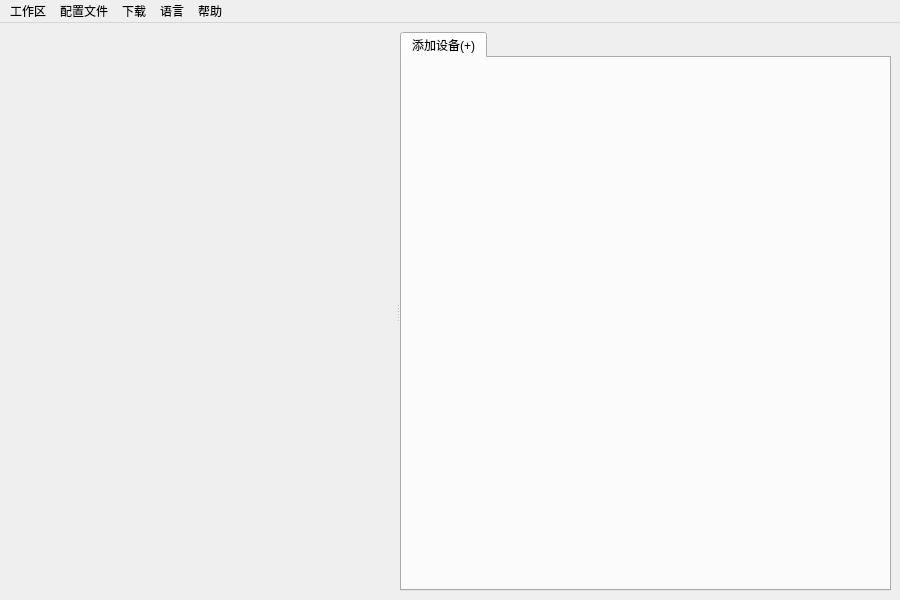
<?xml version="1.0" encoding="UTF-8"?>
<ui version="4.0">
 <class>MainWindow</class>
 <widget class="QMainWindow" name="MainWindow">
  <property name="geometry">
   <rect>
    <x>0</x>
    <y>0</y>
    <width>900</width>
    <height>600</height>
   </rect>
  </property>
  <property name="windowTitle">
   <string>QthTools-DTU modbus桌面配置工具</string>
  </property>
  <widget class="QWidget" name="centralwidget">
   <layout class="QGridLayout" name="gridLayout">
    <item row="0" column="0">
     <widget class="QSplitter" name="splitter_main">
      <property name="orientation">
       <enum>Qt::Horizontal</enum>
      </property>
      <widget class="QWidget" name="widget_list" native="true"/>
      <widget class="QWidget" name="widget_dev" native="true">
       <layout class="QGridLayout" name="gridLayout_2">
        <property name="leftMargin">
         <number>0</number>
        </property>
        <property name="topMargin">
         <number>0</number>
        </property>
        <property name="rightMargin">
         <number>0</number>
        </property>
        <property name="bottomMargin">
         <number>0</number>
        </property>
        <property name="spacing">
         <number>0</number>
        </property>
        <item row="0" column="0">
         <widget class="QTabWidget" name="tabWidget">
          <property name="currentIndex">
           <number>0</number>
          </property>
          <widget class="QWidget" name="tab_1">
           <attribute name="title">
            <string>添加设备(+)</string>
           </attribute>
          </widget>
         </widget>
        </item>
       </layout>
      </widget>
     </widget>
    </item>
   </layout>
  </widget>
  <widget class="QMenuBar" name="menubar">
   <property name="geometry">
    <rect>
     <x>0</x>
     <y>0</y>
     <width>900</width>
     <height>23</height>
    </rect>
   </property>
   <widget class="QMenu" name="menu">
    <property name="title">
     <string>工作区</string>
    </property>
    <addaction name="separator"/>
    <addaction name="action_inputProject"/>
    <addaction name="action_outputProject"/>
    <addaction name="action_clearProject"/>
   </widget>
   <widget class="QMenu" name="menu_2">
    <property name="title">
     <string>配置文件</string>
    </property>
    <addaction name="action_output"/>
   </widget>
   <widget class="QMenu" name="menu_3">
    <property name="title">
     <string>下载</string>
    </property>
    <addaction name="action_down"/>
   </widget>
   <widget class="QMenu" name="menu_4">
    <property name="title">
     <string>帮助</string>
    </property>
    <addaction name="action_doc"/>
    <addaction name="action_feedback"/>
    <addaction name="action_update"/>
    <addaction name="action_about"/>
   </widget>
   <widget class="QMenu" name="menu_5">
    <property name="title">
     <string>语言</string>
    </property>
    <addaction name="action_chinese"/>
    <addaction name="action_english"/>
   </widget>
   <addaction name="menu"/>
   <addaction name="menu_2"/>
   <addaction name="menu_3"/>
   <addaction name="menu_5"/>
   <addaction name="menu_4"/>
  </widget>
  <action name="action_inputProject">
   <property name="text">
    <string>打开</string>
   </property>
  </action>
  <action name="action_outputProject">
   <property name="text">
    <string>保存</string>
   </property>
  </action>
  <action name="action_output">
   <property name="text">
    <string>生成配置文件</string>
   </property>
  </action>
  <action name="action_clearProject">
   <property name="text">
    <string>清空</string>
   </property>
  </action>
  <action name="action_down">
   <property name="text">
    <string>串口下载</string>
   </property>
  </action>
  <action name="action_doc">
   <property name="text">
    <string>使用文档</string>
   </property>
  </action>
  <action name="action_feedback">
   <property name="text">
    <string>问题反馈</string>
   </property>
  </action>
  <action name="action_about">
   <property name="text">
    <string>关于</string>
   </property>
  </action>
  <action name="action_update">
   <property name="text">
    <string>升级</string>
   </property>
  </action>
  <action name="action_chinese">
   <property name="text">
    <string>中文</string>
   </property>
  </action>
  <action name="action_english">
   <property name="text">
    <string>English</string>
   </property>
  </action>
 </widget>
 <resources/>
 <connections/>
</ui>
